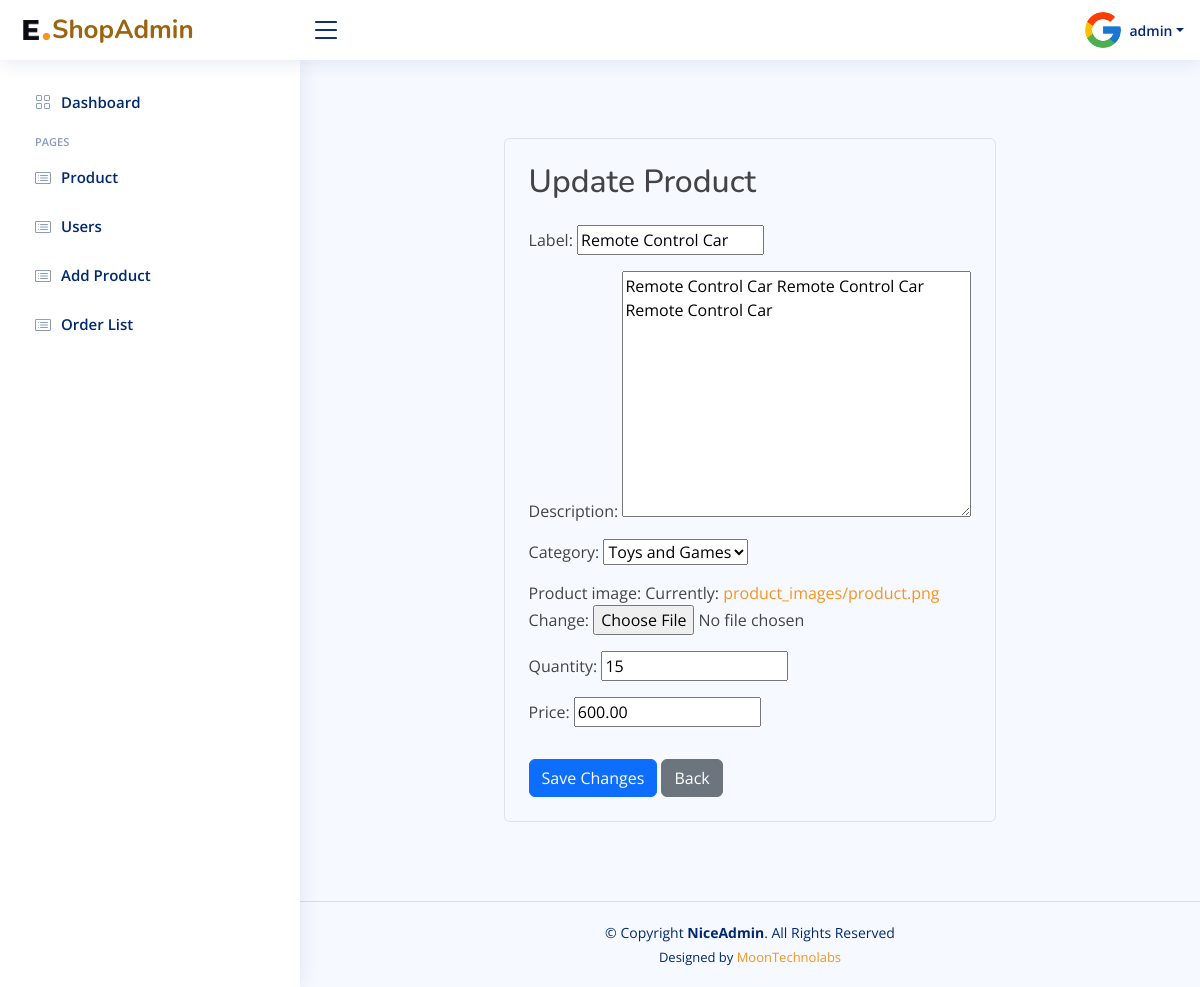
Page /product/update/8/ (signed in) on the earlier database version.
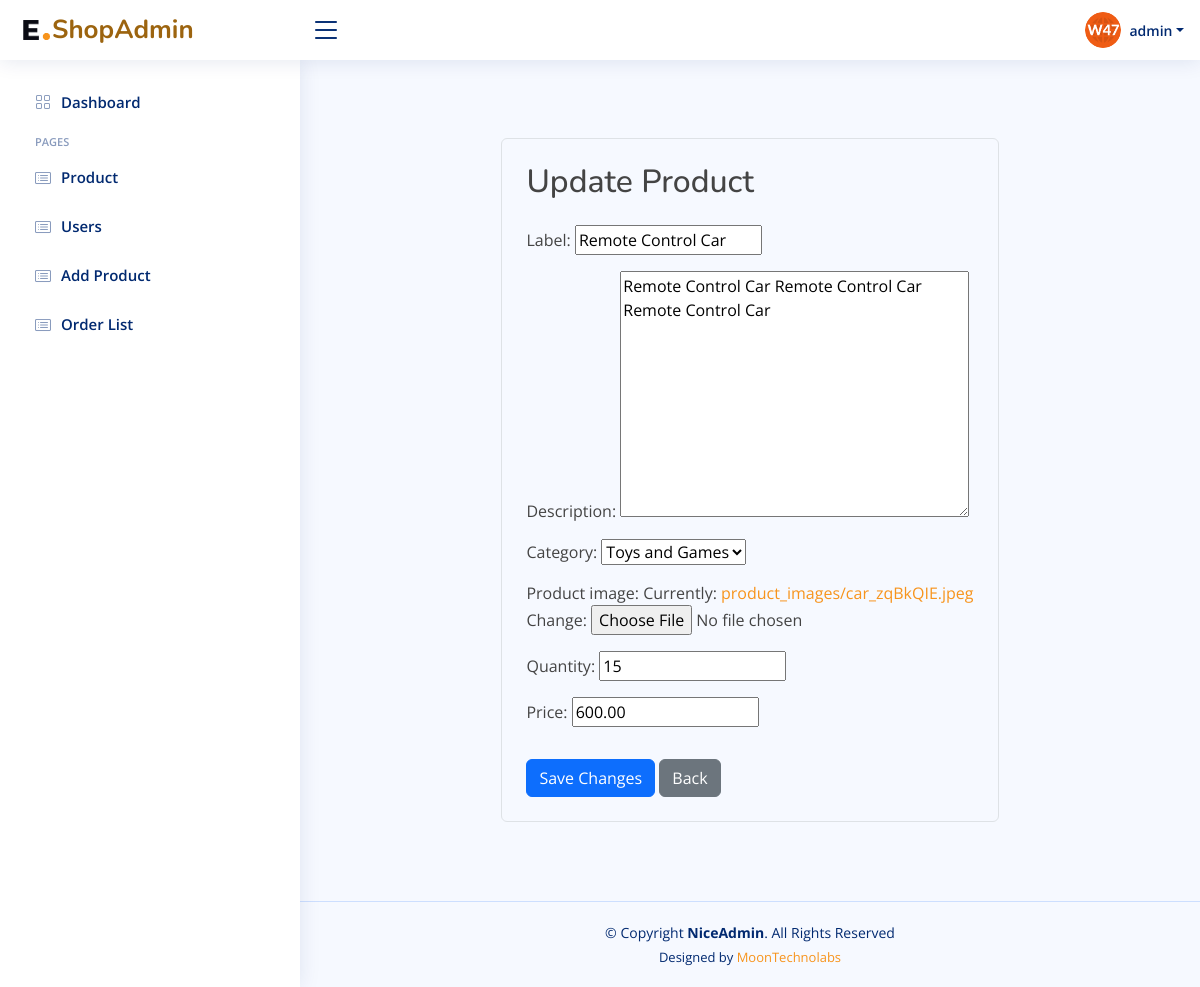
Same page on the later database version.
### app/models.py (models this page shows, shortened)
class CustomUser(AbstractUser):
    name = models.CharField(max_length=100)
    email = models.EmailField(unique=True)

class UserProfile(models.Model):
    user = models.OneToOneField(settings.AUTH_USER_MODEL, on_delete=models.CASCADE)
    profile_pic = models.ImageField(upload_to='profile_pic/', default = 'profile_pic/userprofile.jpg')
    about = models.TextField(blank=True)
    job_title = models.CharField(max_length=200, blank=True)
    country = models.CharField(max_length=100, blank=True)
    address = models.CharField(max_length=200, blank=True)
    mobile_number = models.CharField(max_length=20, blank=True)

### app/views.py (the view)
# urls.py: path('product/update/<int:product_id>/', views.product_update, name='product-update'),
def product_update(request, product_id):
    product = get_object_or_404(Product, pk=product_id)
    if request.method == 'POST':
        form = ProductForm1(request.POST, request.FILES, instance=product)
        if form.is_valid():
            form.save()
            return redirect('product-detail', product_id=product_id)
    else:
        form = ProductForm(instance=product)
    context = {'form': form, 'product': product}
    return render(request, 'product_update.html', context)

### app/forms.py
class ProductForm(forms.ModelForm):
    class Meta:
        model = Product
        fields = '__all__'

### app/models.py (called while the page is built)
    def __str__(self):
        return self.name

### app/templatetags/custom_tags.py (called while the page is built)
@register.filter
def starts_with(value, arg):
    return value.startswith(arg)

### templates/product_update.html (shortened to what this page needs)
{% extends 'base.html' %}
{% block content %}
<div class="container">
    <section class="section product-update min-vh-100 d-flex flex-column align-items-center justify-content-center py-4">
        <div class="container">
            <div class="row justify-content-center">
                <div class="col-lg-8 col-md-10 d-flex flex-column align-items-center justify-content-center">
                    <div class="product-card border rounded p-4">
                        <h2 class="mb-4">Update Product</h2>
                        <form method="post" enctype="multipart/form-data">
                            {{ form.as_p }}
                            <button type="submit" class="btn btn-primary mt-3">Save Changes</button>
                            <a href="{% url 'product-list' %}" class="btn btn-secondary mt-3">Back</a>
                        </form>
                    </div>
                </div>
            </div>
        </div>
    </section>
</div>
{% endblock %}

### templates/base.html (shortened to what this page needs)
<!DOCTYPE html>
<html lang="en">
  <head>
    {% load static %}
    {% load custom_tags %}
    <link href="{% static 'assets/vendor/bootstrap/css/bootstrap.min.css' %}" rel="stylesheet">
    <link href="{% static 'assets/vendor/bootstrap-icons/bootstrap-icons.css' %}" rel="stylesheet">
    <link href="{% static 'assets/vendor/boxicons/css/boxicons.min.css' %}" rel="stylesheet">
    <link href="{% static 'assets/vendor/quill/quill.snow.css' %}" rel="stylesheet">
    <link href="{% static 'assets/vendor/quill/quill.bubble.css' %}" rel="stylesheet">
    <link href="{% static 'assets/vendor/remixicon/remixicon.css' %}" rel="stylesheet">
    <link href="{% static 'assets/vendor/simple-datatables/style.css' %}" rel="stylesheet">
    <link rel="stylesheet" type="text/css" href="{% static 'assets/css/style.css' %}">
</head>
<body>
  <header id="header" class="header fixed-top d-flex align-items-center">
    <div class="d-flex align-items-center justify-content-between">
      <a href="{% url 'home' %}" class="logo d-flex align-items-center">
        <img src="{% static '/assets/img/favicon1.png' %}" alt="">
        <span class="d-none d-lg-block">ShopAdmin</span>
      </a>
      <i class="bi bi-list toggle-sidebar-btn"></i>
    </div>
    <nav class="header-nav ms-auto">
      <ul class="d-flex align-items-center">
           <li class="nav-item dropdown pe-3">
          <a class="nav-link nav-profile d-flex align-items-center pe-0" href="#" data-bs-toggle="dropdown">
            <img src="{{ request.user.userprofile.profile_pic.url }}" alt="Profile" class="rounded-circle">
            <span class="d-none d-md-block dropdown-toggle ps-2">{{ request.user.username }}</span>
          </a>
        </li>
      </ul>
    </nav>
  </header>
     {% if request.user.is_superuser %}
  <aside id="sidebar" class="sidebar">
    <ul class="sidebar-nav" id="sidebar-nav">
      <li class="nav-item">
        <a class="nav-link {% if request.path == '/' %}{% else %} collapsed{% endif %}" href="{% url 'home' %}">
          <i class="bi bi-grid"></i>
          <span>Dashboard</span>
        </a>
      </li>
      <li class="nav-heading">Pages</li>
      <li class="nav-item">
        <a class="nav-link{% if request.path|starts_with:'/products/' %}{% else %} collapsed{% endif %}" href="{% url 'product-list' %}">
            <i class="bi bi-card-list"></i>
            <span>Product </span>
        </a>
    </li>
      <li class="nav-item">
        <a class="nav-link{% if request.path|starts_with:'/users/' %}{% else %} collapsed{% endif %}" href="{% url 'user' %}">
          <i class="bi bi-card-list"></i>
          <span>Users</span>
        </a>
      </li>
      <li class="nav-item">
        <a class="nav-link {% if request.path|starts_with:'/add_product/' %}{% else %} collapsed{% endif %}" href="{% url 'add_product' %}">
          <i class="bi bi-card-list"></i>
          <span>Add Product</span>
        </a>
      </li>
      <li class="nav-item">
        <a class="nav-link {% if request.path|starts_with:'/orders/' %}{% else %} collapsed{% endif %}" href="{% url 'admin-order-list' %}">
          <i class="bi bi-card-list"></i>
          <span>Order List</span>
        </a>
      </li>
    </ul>
  </aside>
 {% endif %}
  <main id="main" class="main">
            {% block content %}{% endblock %}
  </main>
  <footer id="footer" class="footer">
    <div class="copyright">
      &copy; Copyright <strong><span>NiceAdmin</span></strong>. All Rights Reserved
    </div>
    <div class="credits">
      Designed by <a href="https://www.moontechnolabs.com/">MoonTechnolabs</a>
    </div>
  </footer>
</body>
</html>

Differences in the rows shown:
changed CustomUser "admin": user.userprofile.profile_pic: a different picture
Other differences:
text no longer shown: "Label: Description: Category: Product image: Currently: product_images/product.png Change: Quantity: Price:"
text now shown: "Label: Description: Category: Product image: Currently: product_images/car_zqBkQIE.jpeg Change: Quantity: Price:"
